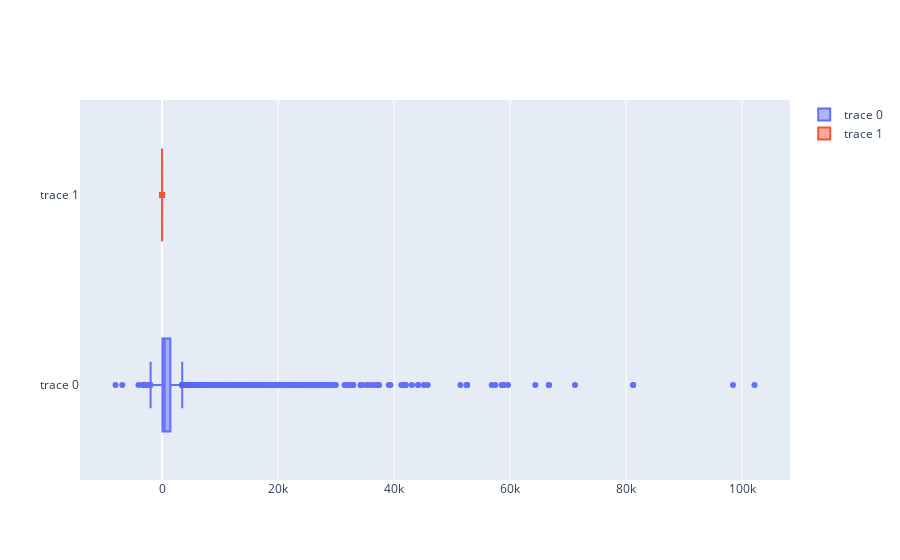

The notebook cell this image was saved under:
### Code cell
import plotly.graph_objects as go
import numpy as np

x0 = X['balance']
x1 = Y # shift mean

fig = go.Figure()
# Use x instead of y argument for horizontal plot
fig.add_trace(go.Box(x=x0))
fig.add_trace(go.Box(x=x1))

fig.show()

### Figure 1 — Plotly figure (JSON) as saved in the notebook; plotly's stock layout.template omitted (floating-point values rounded to 4 significant figures; data arrays with more than 128 entries replaced by an {"elided": "..."} marker saying what was removed)
{"data": [{"type": "box", "x": {"elided": "40508 int values"}}, {"type": "box", "x": {"elided": "40508 int values"}}], "layout": {}}
